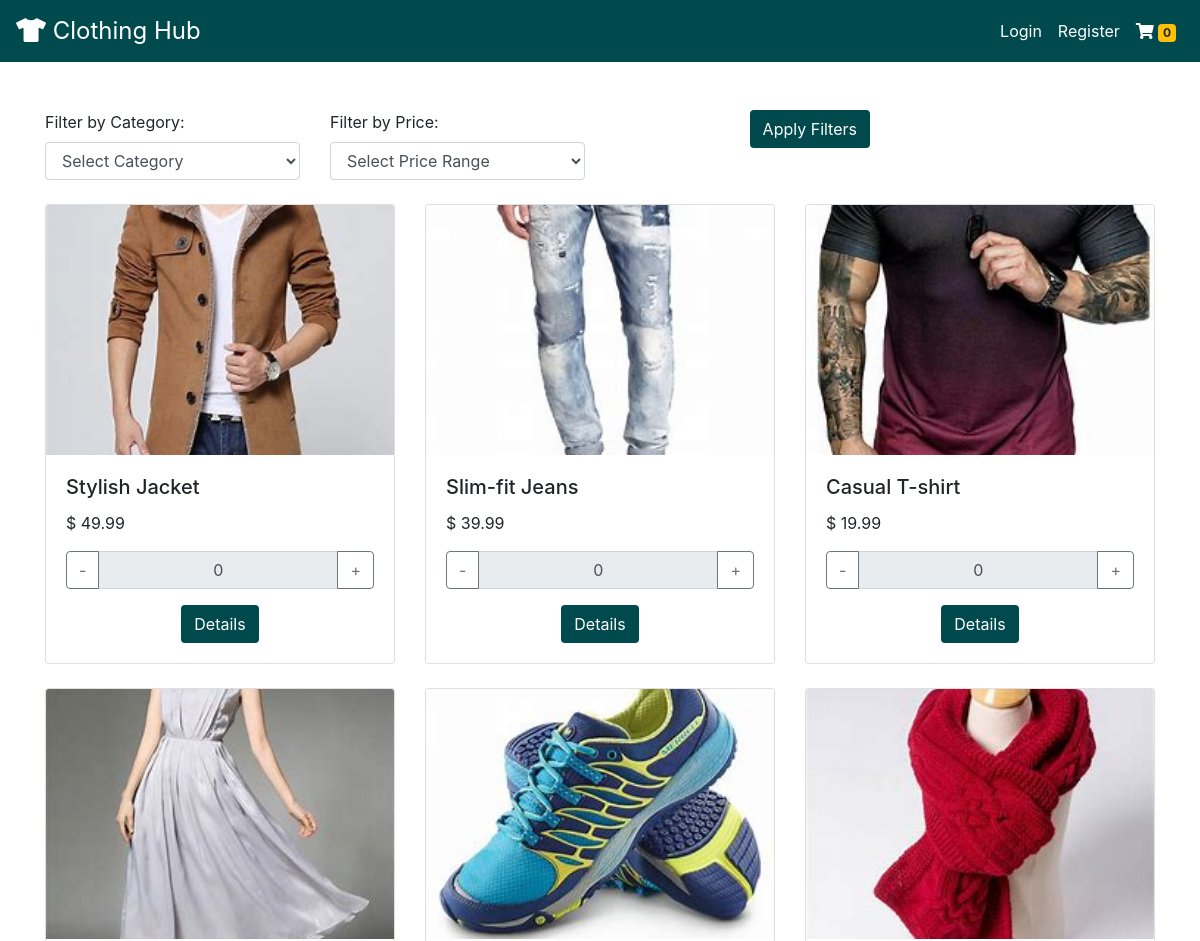
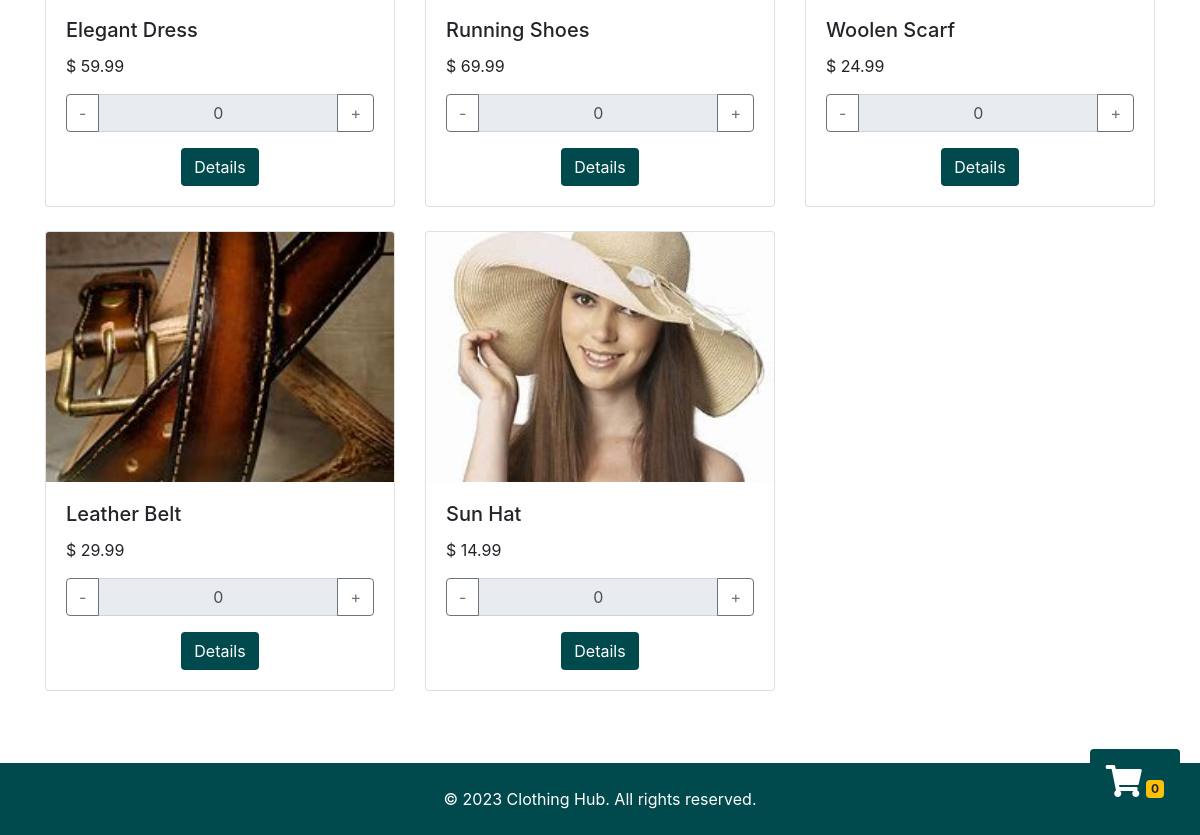
The app's page /show_product.php with its own data (2 pictures, top to bottom).
### tables this page shows
CREATE TABLE `products` (
  `productID` int(11) NOT NULL,
  `productName` varchar(255) NOT NULL,
  `description` text DEFAULT NULL,
  `price` decimal(10,2) NOT NULL,
  `imageURL` varchar(255) DEFAULT NULL,
  `category` varchar(255) DEFAULT NULL
);

### classes/Cart.php (called while the page is built, shortened)
<?php
class Cart {
    public function getCartCount() {
        return isset($_SESSION['cart']) ? array_sum($_SESSION['cart']) : 0;
    }
}
?>

### classes/Product.php (called while the page is built, shortened)
<?php
class Product {
    private $conn;
    public function __construct($conn) {
        $this->conn = $conn;
    }
    public function getAllProducts($filters = []) {
        $sql = "SELECT * FROM products";
        $conditions = [];
        $stmt = $this->conn->prepare($sql);
        $stmt->execute();
        return $stmt->fetchAll(PDO::FETCH_ASSOC);
    }
}
?>

### show_product.php (the view, shortened to what this page needs)
<?php
require 'includes/db_connection.php';
require 'classes/Product.php';
require 'classes/Cart.php';
$productObj = new Product($conn);
$cartObj = new Cart($conn);
$cartCount = $cartObj->getCartCount();
if ($_SERVER["REQUEST_METHOD"] == "GET" && isset($_GET['price'])) {
    $products = $productObj->getFilteredProducts($_GET['price'], $_GET['category']);
} else {
    $products = $productObj->getAllProducts();
}
$filters = [
    'price' => $_GET['price'] ?? null,
    'category' => $_GET['category'] ?? null,
    'size' => $_GET['size'] ?? null
];
$products = $productObj->getAllProducts($filters);
?>
<!DOCTYPE html>
<html lang="en">
<head>
    <link rel="stylesheet" href="https://maxcdn.bootstrapcdn.com/bootstrap/4.5.2/css/bootstrap.min.css">
    <link rel="stylesheet" href="https://cdnjs.cloudflare.com/ajax/libs/font-awesome/5.15.1/css/all.min.css">
</head>
<body>
    <nav class="navbar navbar-expand-lg" style="background-color: #00494d;">
        <a class="navbar-brand text-white" href="index.php" style="font-size: 24px;">
            <i class="fas fa-tshirt"></i> Clothing Hub
        </a>
        <div class="collapse navbar-collapse" id="navbarNav">
            <ul class="navbar-nav ml-auto">
                <?php if (isset($_SESSION['username'])): ?>
                    <li class="nav-item">
                        <span class="navbar-text text-white mr-3">Welcome,
                            <?php echo $_SESSION['username']; ?>!
                        </span>
                    </li>
                    <li class="nav-item">
                        <a class="nav-link text-white" href="logout.php">Logout</a>
                    </li>
                <?php else: ?>
                    <li class="nav-item">
                        <a class="nav-link text-white" href="login.php">Login</a>
                    </li>
                    <li class="nav-item">
                        <a class="nav-link text-white" href="register.php">Register</a>
                    </li>
                <?php endif; ?>
                <li class="nav-item">
                    <a class="nav-link text-white" href="cart.php">
                        <i class="fas fa-shopping-cart"></i>
                        <span class="badge badge-warning">
                            <?php echo $cartCount; ?>
                        </span>
                    </a>
                </li>
            </ul>
        </div>
    </nav>
    <div class="container mt-5">
        <form action="show_product.php" method="GET">
            <div class="row mb-4">
                <div class="col-md-3">
                    <label>Filter by Category:</label>
                    <select name="category" class="form-control">
                        <option value="">Select Category</option>
                    </select>
                </div>
                <div class="col-md-3">
                    <label>Filter by Price:</label>
                    <select name="price" class="form-control">
                        <option value="">Select Price Range</option>
                    </select>
                </div>
                <div class="col-md-3 text-right">
                    <button class="btn text-white" style="background-color: #00494d;">Apply Filters</button>
                </div>
            </div>
        </form>
        <div class="row">
            <?php foreach ($products as $product): ?>
                <div class="col-md-4 mb-4">
                    <div class="card">
                        <div style="height: 250px; overflow: hidden;">
                            <img src="<?php echo $product['imageURL']; ?>" class="card-img-top"
                                alt="<?php echo $product['productName']; ?>"
                                style="object-fit: cover; height: 100%; width: 100%;">
                        </div>
                        <div class="card-body">
                            <h5 class="card-title">
                                <?php echo $product['productName']; ?>
                            </h5>
                            <p class="card-text">$
                                <?php echo $product['price']; ?>
                            </p>
                            <?php
                            $productQuantityInCart = isset($_SESSION['cart'][$product['productID']]) ? $_SESSION['cart'][$product['productID']] : 0;
                            ?>
                            <div class="input-group mb-3">
                                <div class="input-group-prepend">
                                    <button class="btn btn-outline-secondary quantity-decrease" type="button"
                                        data-product-id="<?php echo $product['productID']; ?>">-</button>
                                </div>
                                <input type="text" class="form-control text-center"
                                    value="<?php echo $productQuantityInCart; ?>" readonly>
                                <div class="input-group-append">
                                    <button class="btn btn-outline-secondary quantity-increase" type="button"
                                        data-product-id="<?php echo $product['productID']; ?>">+</button>
                                </div>
                            </div>
                            <div class="text-center">
                                <a href="product_details.php?id=<?php echo $product['productID']; ?>" class="btn text-white"
                                    style="background-color: #00494d;">Details</a>
                            </div>
                        </div>
                    </div>
                </div>
            <?php endforeach; ?>
        </div>
    </div>
    <div style="position: fixed; bottom: 20px; right: 20px; z-index: 1000;" class="animated">
        <a href="cart.php">
            <div style="background-color: #00494d;" class="rounded p-3 text-white">
                <i class="fas fa-shopping-cart fa-2x"></i>
                <span class="badge badge-warning">
                    <?php echo $cartCount; ?>
                </span>
            </div>
        </a>
    </div>
    <footer style="background-color: #00494d;" class="text-white mt-5 p-4 text-center">
        &copy; 2023 Clothing Hub. All rights reserved.
    </footer>
</body>
</html>

### records on screen
products: imageURL (picture), productName "Stylish Jacket", price "49.99", productID "0"
products: imageURL (picture), productName "Slim-fit Jeans", price "39.99", productID "0"
products: imageURL (picture), productName "Casual T-shirt", price "19.99", productID "0"
products: imageURL (picture), productName "Elegant Dress", price "59.99", productID "0"
products: imageURL (picture), productName "Running Shoes", price "69.99", productID "0"
products: imageURL (picture), productName "Woolen Scarf", price "24.99", productID "0"
products: imageURL (picture), productName "Leather Belt", price "29.99", productID "0"
products: imageURL (picture), productName "Sun Hat", price "14.99", productID "0"

### other values on screen
$cartCount "0"
